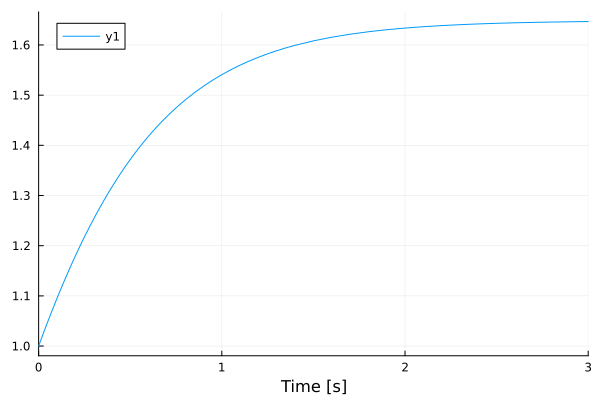

Write Julia code to recreate this figure.
using Plots

x_0 = 1.
α=2.
k=1.

plot(t->x_0*exp( (k/α)*(1-exp(-α*t)) ), xlim=(0, 3), xlabel="Time [s]")
savefig("GompertzEquation.png")
